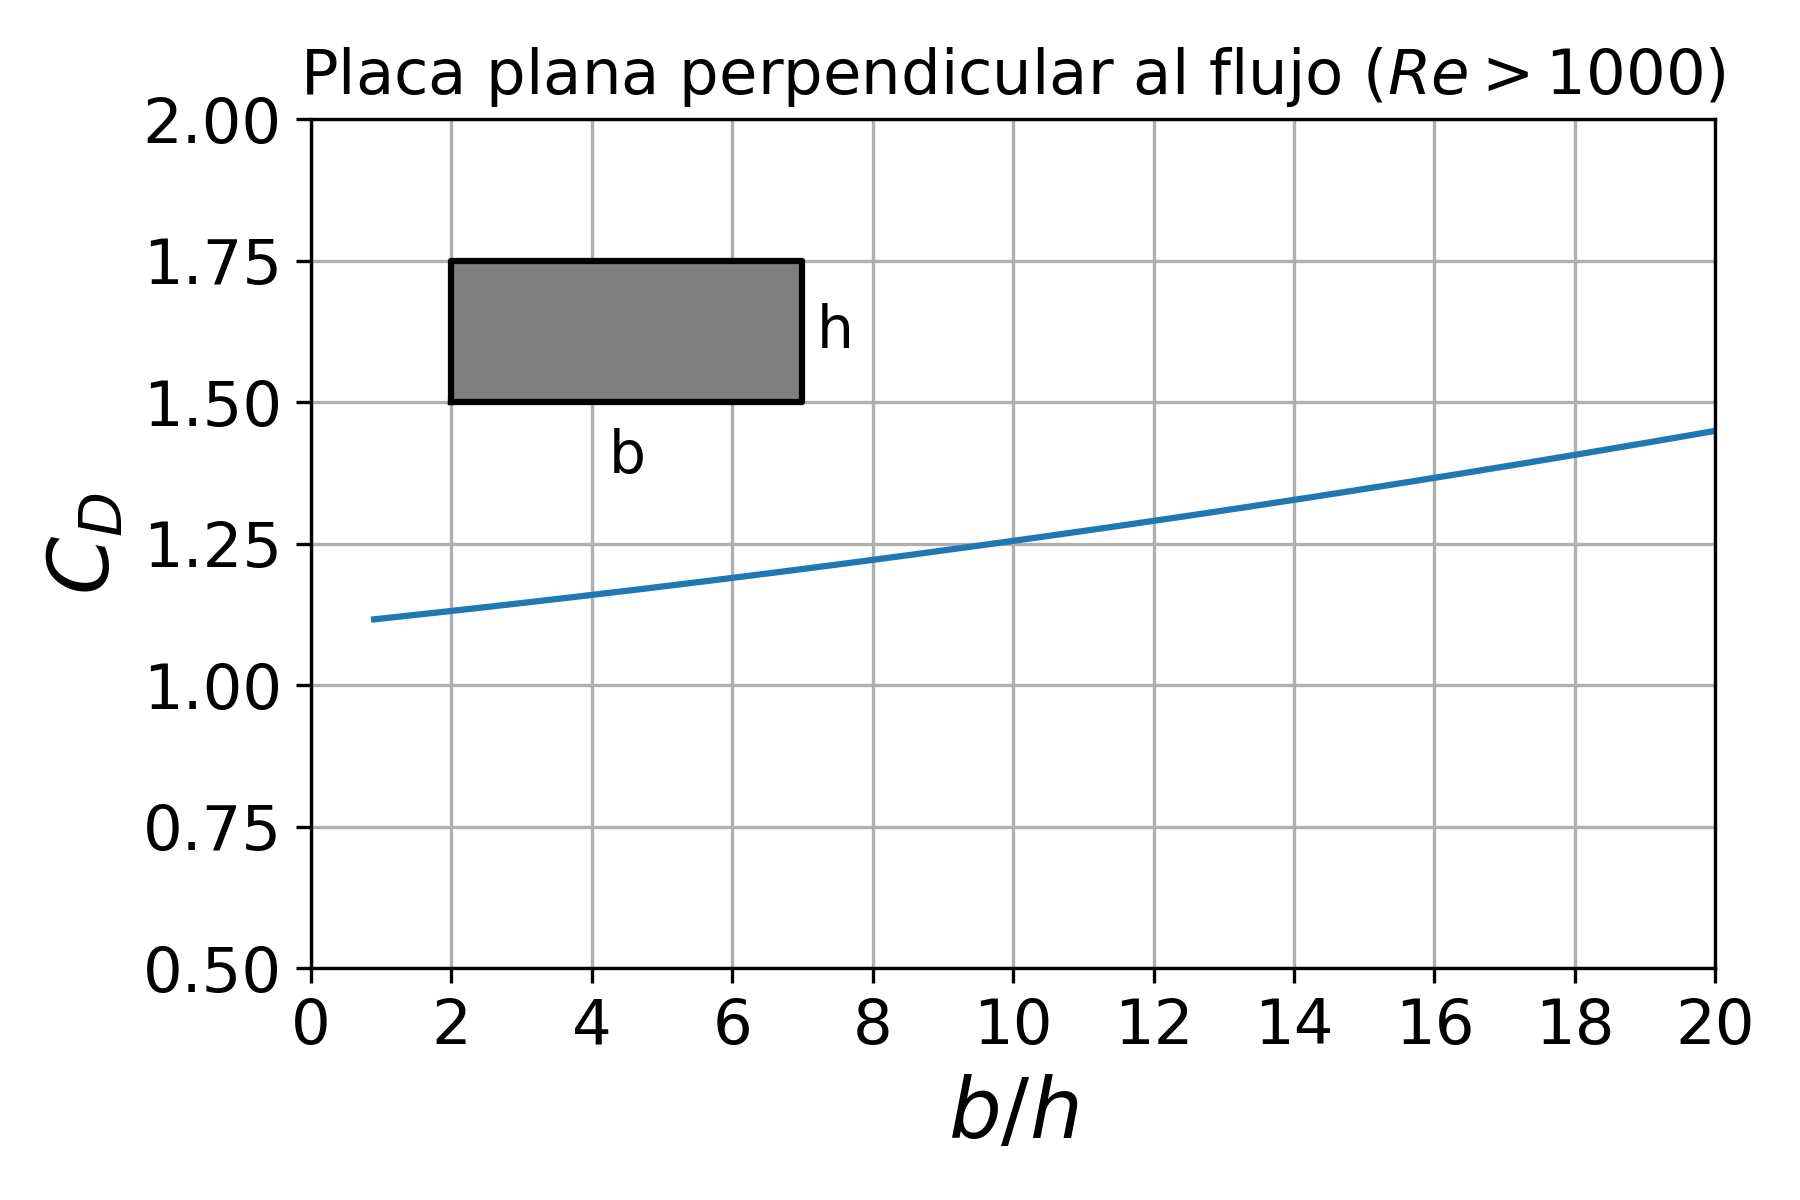

Write the Python code that produced this figure.
import numpy as np
import matplotlib.pyplot as plt
from scipy.interpolate import interp1d

data=open('plana.dat','r').readlines()
data=np.transpose([np.asarray(x.split(),np.float64) for x in data])

rect=[[2,1.5],[7,1.5],[7,1.75],[2,1.75],[2,1.5]]
rect=np.transpose(rect)

fig = plt.figure(figsize=(6,4),dpi=300)
ax=fig.add_subplot(111)

plt.grid(True,which='both')
ax.set_axisbelow(True)


z=np.polyfit(data[0],data[1],2)
p=np.poly1d(z)
x=np.linspace(min(data[0]),20,1000)
ax.plot(x,p(x))
ax.fill(rect[0],rect[1],alpha=1,color='gray')
ax.plot(rect[0],rect[1],'k')
ax.text((2+7)/2,1.5*0.97,'b',verticalalignment='top',horizontalalignment='center',fontsize=14)
ax.text(7*1.03,(1.5+1.75)/2,'h',verticalalignment='center',horizontalalignment='left',fontsize=14)

ax.set_xlabel(r'$b/h$',fontsize=20)
ax.set_ylabel(r'$C_D$',fontsize=20)
ax.tick_params(axis='both', which='major', labelsize=15)
ax.set_xticks(np.arange(0,22,2))
ax.set_xlim(0,20)
ax.set_ylim(0.5,2)
plt.title(r'Placa plana perpendicular al flujo ($Re>1000$)',fontsize=15)
plt.tight_layout()

plt.savefig('planap.eps')
plt.savefig('planap.png')

#plt.show()
